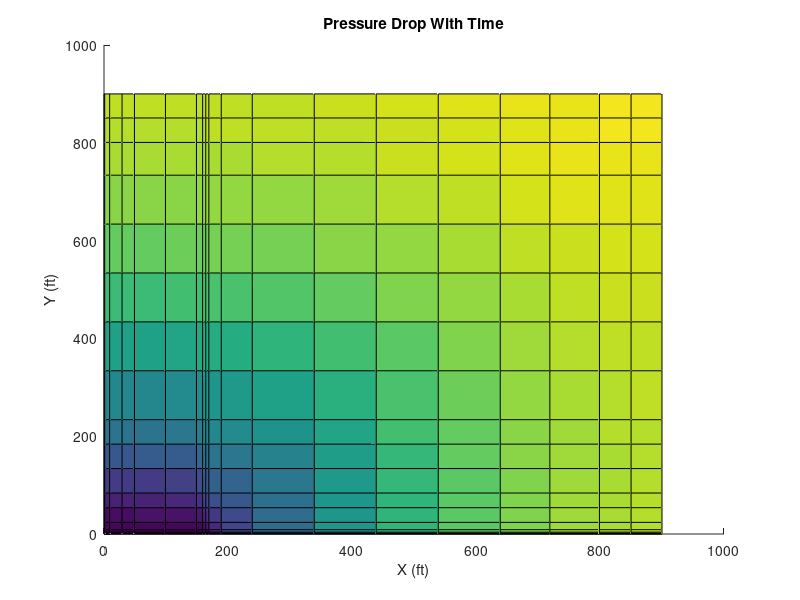

This chart was generated by the following MATLAB code:
clc;
clear all

xx = [0.1 1 8 20 20 50 50 10 5 5 20 50 100 100 100 100 80 80 51 49.9];
dx = repmat(xx,20,1);
yy = [0.1;0.2;0.5;1;2;5;15;30;30;50;50;50;100;100;100;100;100;67;50;49.2];
dy = repmat(yy,1,20);

%porosity and permeability matrices
phi = ones(20,20)*0.1;
phi(1,1:9) = 0.5;
kx = ones(20,20);
kx(1,1:9) = 100000;
ky = ones(20,20);
ky(1,1:9) = 100000;


dt = 1/(24*5);
h = 50;
ct = 20*10^-6;
Pbc = 4000;
NX = length(xx);
NY = length(yy);

A = zeros(NX*NY,NX*NY);
R = dx.*dy.*phi.*ct/dt;

% Iterate
nstep = 7;
n = 1;
mu = ones(NX,NY,1);
mu_itr = zeros(NY,NX);       % Iteration matrix for viscosities
b = ones(NY,NX,n)*5000;
b_itr = zeros(nstep,n);      % Vector to save # iterations at each timestep
b_item = zeros(NY,NX);       % Matrix to store all iterations
b_old = ones(NY,NX)*5000;
b_new = ones(NY,NX)*5000;
b_initial = ones(NY,NX)*5000;
Rb = zeros(NY,NX);
% b_old = R.*ones(NY,NX)*5000;


for n=2:nstep+1
     dt = dt*exp(n-2);   % Variable dt
    flag = 1;
    v = 0;
    while flag == 1;
        flag = 0;
        v = v+1;
        b_old(:,:) = b_new(:,:);
        Rb(:,:) = -1*R.*b_old;
        b_item = [b_item;b_old];
        mu(:,:,v) = mu(:,:,1)-0.0001*(b_initial(:,:)-b_old(:,:));


for j = 1:NY;
    if j == 1;
        for i = 1:NX;
            if i == 1;
% harmonic permeability average, arithmetic mu average
fE = ((dx(j,i)+dx(j,i+1))/(dx(j,i)/kx(j,i)+dx(j,i+1)/kx(j,i+1)))/((mu(j,i,v)+mu(j,i+1,v))/2);
fW = kx(j,i)/mu(j,i,v);
fS = ((dy(j,i)+dy(j+1,i))/(dy(j,i)/ky(j,i)+dy(j+1,i)/ky(j+1,i)))/((mu(j,i,v)+mu(j+1,i,v))/2);
fN = ky(j,i)/mu(j,i,v);
                E = -(2*fE*(dy(j,i)/(dx(j,i+1)+dx(j,i))));
                W = -(2*fW*(dy(j,i)/(dx(j,i)+dx(j,i))));
                N = -(2*fN*(dx(j,i)/(dy(j,i)+dy(j,i))));
                S = -(2*fS*(dx(j,i)/(dy(j+1,i)+dy(j,i))));
                C = (E+S+W-R(j,i));
                mr = (j-1)*NY+i;
                mC = (j-1)*NX+i;
                A(mr,mC) = C;
                mE = (j-1)*NX+(i+1);
                A(mr,mE) = -E;
                mS = (j)*NX+i;
                A(mr,mS) = -S;
                Rb(1,1) = -1*R(1,1)*b_old(1,1)+Pbc*W;
            elseif i == 20;
fE = kx(j,i)/mu(j,i,v);
fW = ((dx(j,i)+dx(j,i-1))/(dx(j,i)/kx(j,i)+dx(j,i-1)/kx(j,i-1)))/((mu(j,i,v)+mu(j,i-1,v))/2);
fS = ((dy(j,i)+dy(j+1,i))/(dy(j,i)/ky(j,i)+dy(j+1,i)/ky(j+1,i)))/((mu(j,i,v)+mu(j+1,i,v))/2);
fN = ky(j,i)/mu(j,i,v);
                E = -(2*fE*(dy(j,i)/(dx(j,i)+dx(j,i))));
                W = -(2*fW*(dy(j,i)/(dx(j,i-1)+dx(j,i))));
                N = -(2*fN*(dx(j,i)/(dy(j,i)+dy(j,i))));
                S = -(2*fS*(dx(j,i)/(dy(j+1,i)+dy(j,i))));
                C = (W+S-R(j,i));
                mr = (j-1)*NY+i;
                mC = (j-1)*NX+i;
                A(mr,mC) = C;
                mW = (j-1)*NX+(i-1);
                A(mr,mW) = -W;
                mS = (j)*NX+i;
                A(mr,mS) = -S;
            else
fE = ((dx(j,i)+dx(j,i+1))/(dx(j,i)/kx(j,i)+dx(j,i+1)/kx(j,i+1)))/((mu(j,i,v)+mu(j,i+1,v))/2);
fW = ((dx(j,i)+dx(j,i-1))/(dx(j,i)/kx(j,i)+dx(j,i-1)/kx(j,i-1)))/((mu(j,i,v)+mu(j,i-1,v))/2);
fS = ((dy(j,i)+dy(j+1,i))/(dy(j,i)/ky(j,i)+dy(j+1,i)/ky(j+1,i)))/((mu(j,i,v)+mu(j+1,i,v))/2);
fN = ky(j,i)/mu(j,i,v);
                E = -(2*fE*(dy(j,i)/(dx(j,i+1)+dx(j,i))));
                W = -(2*fW*(dy(j,i)/(dx(j,i-1)+dx(j,i))));
                N = -(2*fN*(dx(j,i)/(dy(j,i)+dy(j,i))));
                S = -(2*fS*(dx(j,i)/(dy(j+1,i)+dy(j,i))));
                C = (E+W+S-R(j,i));
                mr = (j-1)*NY+i;
                mC = (j-1)*NX+i;
                A(mr,mC) = C;
                mE = (j-1)*NX+(i+1);
                A(mr,mE) = -E;
                mW = (j-1)*NX+(i-1);
                A(mr,mW) = -W;
                mS = (j)*NX+i;
                A(mr,mS) = -S;
            end
        end
        
    elseif j == 20;
        for i = 1:NX;
            if i == 1;
fE = ((dx(j,i)+dx(j,i+1))/(dx(j,i)/kx(j,i)+dx(j,i+1)/kx(j,i+1)))/((mu(j,i,v)+mu(j,i+1,v))/2);
fW = kx(j,i)/mu(j,i,v);
fS = ky(j,i)/mu(j,i,v);
fN = ((dy(j,i)+dy(j-1,i))/(dy(j,i)/ky(j,i)+dy(j-1,i)/ky(j-1,i)))/((mu(j,i,v)+mu(j-1,i,v))/2);
                E = -(2*fE*(dy(j,i)/(dx(j,i+1)+dx(j,i))));
                W = -(2*fW*(dy(j,i)/(dx(j,i)+dx(j,i))));
                N = -(2*fN*(dx(j,i)/(dy(j-1,i)+dy(j,i))));
                S = -(2*fS*(dx(j,i)/(dy(j,i)+dy(j,i))));
                C = (E+N-R(j,i));
                mr = (j-1)*NY+i;
                mC = (j-1)*NX+i;
                A(mr,mC) = C;
                mE = (j-1)*NX+(i+1);
                A(mr,mE) = -E;
                mN = (j-2)*NX+i;
                A(mr,mN) = -N;
            elseif i == 20;
fE = kx(j,i)/mu(j,i,v);
fW = ((dx(j,i)+dx(j,i-1))/(dx(j,i)/kx(j,i)+dx(j,i-1)/kx(j,i-1)))/((mu(j,i,v)+mu(j,i-1,v))/2);
fS = ky(j,i)/mu(j,i,v);
fN = ((dy(j,i)+dy(j-1,i))/(dy(j,i)/ky(j,i)+dy(j-1,i)/ky(j-1,i)))/((mu(j,i,v)+mu(j-1,i,v))/2);
                E = -(2*fE*(dy(j,i)/(dx(j,i)+dx(j,i))));
                W = -(2*fW*(dy(j,i)/(dx(j,i-1)+dx(j,i))));
                N = -(2*fN*(dx(j,i)/(dy(j-1,i)+dy(j,i))));
                S = -(2*fS*(dx(j,i)/(dy(j,i)+dy(j,i))));
                C = (W+N-R(j,i));
                mr = (j-1)*NY+i;
                mC = (j-1)*NX+i;
                A(mr,mC) = C;
                mW = (j-1)*NX+(i-1);
                A(mr,mW) = -W;
                mN = (j-2)*NX+i;
                A(mr,mN) = -N;
            else
fE = ((dx(j,i)+dx(j,i+1))/(dx(j,i)/kx(j,i)+dx(j,i+1)/kx(j,i+1)))/((mu(j,i,v)+mu(j,i+1,v))/2);
fW = ((dx(j,i)+dx(j,i-1))/(dx(j,i)/kx(j,i)+dx(j,i-1)/kx(j,i-1)))/((mu(j,i,v)+mu(j,i-1,v))/2);
fS = ky(j,i)/mu(j,i,v);
fN = ((dy(j,i)+dy(j-1,i))/(dy(j,i)/ky(j,i)+dy(j-1,i)/ky(j-1,i)))/((mu(j,i,v)+mu(j-1,i,v))/2);
                E = -(2*fE*(dy(j,i)/(dx(j,i+1)+dx(j,i))));
                W = -(2*fW*(dy(j,i)/(dx(j,i-1)+dx(j,i))));
                N = -(2*fN*(dx(j,i)/(dy(j-1,i)+dy(j,i))));
                S = -(2*fS*(dx(j,i)/(dy(j,i)+dy(j,i))));
                C = (E+W+N-R(j,i));
                mr = (j-1)*NY+i;
                mC = (j-1)*NX+i;
                A(mr,mC) = C;
                mE = (j-1)*NX+(i+1);
                A(mr,mE) = -E;
                mW = (j-1)*NX+(i-1);
                A(mr,mW) = -W;
                mN = (j-2)*NX+i;
                A(mr,mN) = -N;
            end
        end
    else
        for i = 1:NX;
            if i == 1;
fE = ((dx(j,i)+dx(j,i+1))/(dx(j,i)/kx(j,i)+dx(j,i+1)/kx(j,i+1)))/((mu(j,i,v)+mu(j,i+1,v))/2);
fW = kx(j,i)/mu(j,i,v);
fS = ((dy(j,i)+dy(j+1,i))/(dy(j,i)/ky(j,i)+dy(j+1,i)/ky(j+1,i)))/((mu(j,i,v)+mu(j+1,i,v))/2);
fN = ((dy(j,i)+dy(j-1,i))/(dy(j,i)/ky(j,i)+dy(j-1,i)/ky(j-1,i)))/((mu(j,i,v)+mu(j-1,i,v))/2);
                E = -(2*fE*(dy(j,i)/(dx(j,i+1)+dx(j,i))));
                W = -(2*fW*(dy(j,i)/(dx(j,i)+dx(j,i))));
                N = -(2*fN*(dx(j,i)/(dy(j-1,i)+dy(j,i))));
                S = -(2*fS*(dx(j,i)/(dy(j+1,i)+dy(j,i))));
                C = (E+N+S-R(j,i));
                mr = (j-1)*NY+i;
                mC = (j-1)*NX+i;
                A(mr,mC) = C;
                mE = (j-1)*NX+(i+1);
                A(mr,mE) = -E;
                mS = (j)*NX+i;
                A(mr,mS) = -S;
                mN = (j-2)*NX+i;
                A(mr,mN) = -N;
            elseif i == 20;
fE = kx(j,i)/mu(j,i,v);
fW = ((dx(j,i)+dx(j,i-1))/(dx(j,i)/kx(j,i)+dx(j,i-1)/kx(j,i-1)))/((mu(j,i,v)+mu(j,i-1,v))/2);
fS = ((dy(j,i)+dy(j+1,i))/(dy(j,i)/ky(j,i)+dy(j+1,i)/ky(j+1,i)))/((mu(j,i,v)+mu(j+1,i,v))/2);
fN = ((dy(j,i)+dy(j-1,i))/(dy(j,i)/ky(j,i)+dy(j-1,i)/ky(j-1,i)))/((mu(j,i,v)+mu(j-1,i,v))/2);
                E = -(2*fE*(dy(j,i)/(dx(j,i)+dx(j,i))));
                W = -(2*fW*(dy(j,i)/(dx(j,i-1)+dx(j,i))));
                N = -(2*fN*(dx(j,i)/(dy(j-1,i)+dy(j,i))));
                S = -(2*fS*(dx(j,i)/(dy(j+1,i)+dy(j,i))));
                C = (W+N+S-R(j,i));
                mr = (j-1)*NY+i;
                mC = (j-1)*NX+i;
                A(mr,mC) = C;
                mW = (j-1)*NX+(i-1);
                A(mr,mW) = -W;
                mS = (j)*NX+i;
                A(mr,mS) = -S;
                mN = (j-2)*NX+i;
                A(mr,mN) = -N;
            else
fE = ((dx(j,i)+dx(j,i+1))/(dx(j,i)/kx(j,i)+dx(j,i+1)/kx(j,i+1)))/((mu(j,i,v)+mu(j,i+1,v))/2);
fW = ((dx(j,i)+dx(j,i-1))/(dx(j,i)/kx(j,i)+dx(j,i-1)/kx(j,i-1)))/((mu(j,i,v)+mu(j,i-1,v))/2);
fS = ((dy(j,i)+dy(j+1,i))/(dy(j,i)/ky(j,i)+dy(j+1,i)/ky(j+1,i)))/((mu(j,i,v)+mu(j+1,i,v))/2);
fN = ((dy(j,i)+dy(j-1,i))/(dy(j,i)/ky(j,i)+dy(j-1,i)/ky(j-1,i)))/((mu(j,i,v)+mu(j-1,i,v))/2);
                E = -(2*fE*(dy(j,i)/(dx(j,i+1)+dx(j,i))));
                W = -(2*fW*(dy(j,i)/(dx(j,i-1)+dx(j,i))));
                N = -(2*fN*(dx(j,i)/(dy(j-1,i)+dy(j,i))));
                S = -(2*fS*(dx(j,i)/(dy(j+1,i)+dy(j,i))));
                C = (E+W+N+S-R(j,i));
                mr = (j-1)*NY+i;
                mC = (j-1)*NX+i;
                A(mr,mC) = C;
                mE = (j-1)*NX+(i+1);
                A(mr,mE) = -E;
                mW = (j-1)*NX+(i-1);
                A(mr,mW) = -W;
                mS = (j)*NX+i;
                A(mr,mS) = -S;
                mN = (j-2)*NX+i;
                A(mr,mN) = -N;
            end
        end
    end
end

% [r,q,s] = find(A);
% [m,g] = size(A);
% A = sparse(r,q,s,m,g);
Rb_transpose = transpose(Rb);
Rb_vec = reshape(Rb_transpose,400,1);
b_new = A\Rb_vec;
b_new = vec2mat(b_new,20);

if v == 1;              % ensures that more than one iteration is run
    flag = 1;
elseif v == 1000;
    flag = 0;
else
    tolerance = abs(b_new(:,:)-b_old(:,:));
    tol = find(tolerance>1);
    if ~isempty(tol);
        flag = 1;
    end
end
    end

b(:,:,n) = b_new(:,:);
mu(:,:,n) = mu_itr(:,:);
b_itr(n-1) = v-1;

% Plot Variable Grid
XGV = zeros(1,NX);
XGV(1,1) = xx(1,1);
YGV = zeros(NY,1);
YGV(1,1) = dy(1,1);
for i = 2:NX;
    XGV(i) = xx(i)+ XGV(i-1);
end
for j = 2:NY;
    YGV(j) = yy(j)+YGV(j-1);
end
[X,Y]=meshgrid(XGV,YGV);
Z = b(:,:,n);
caxis([4000 4220]);
title('Pressure Drop With Time');
xlabel('X (ft)');
ylabel('Y (ft)');
zlabel('Pressure (psi)');
%l = colorbar;
%title(l,'PSI');
surface(X,Y,Z)
%figure

end


